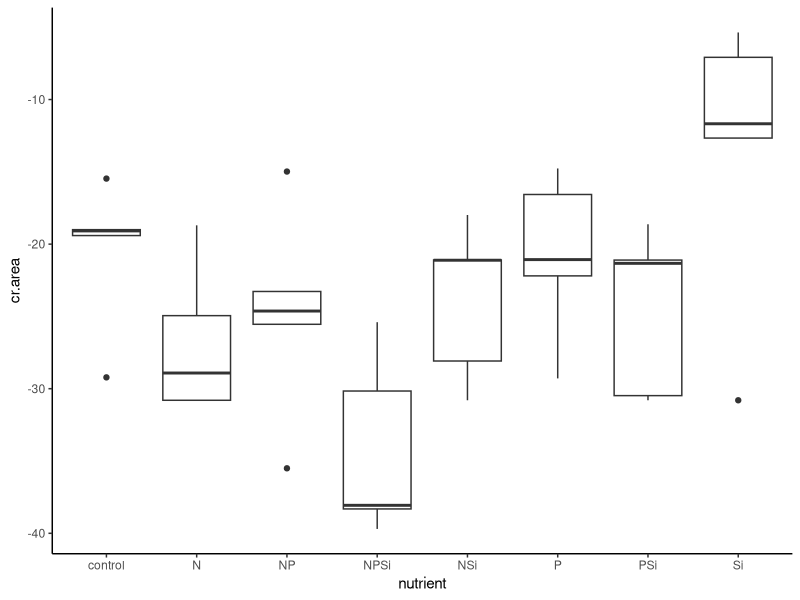
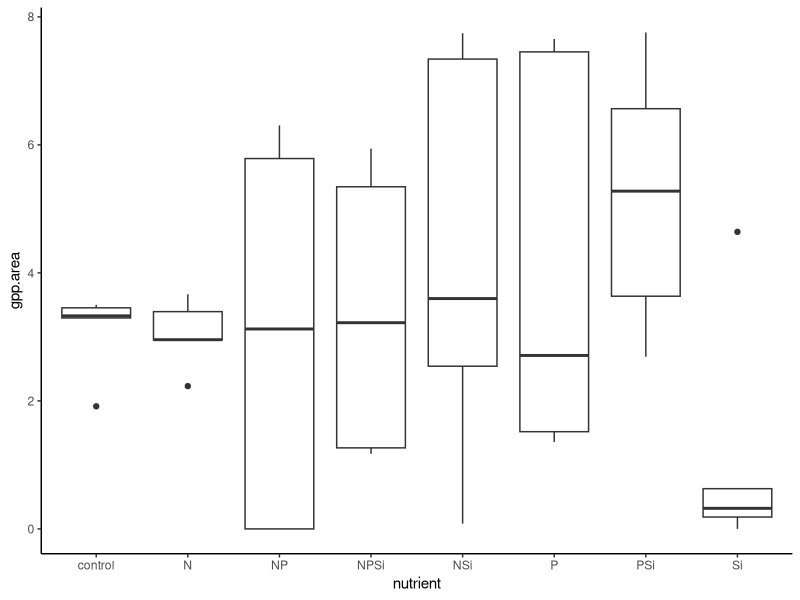
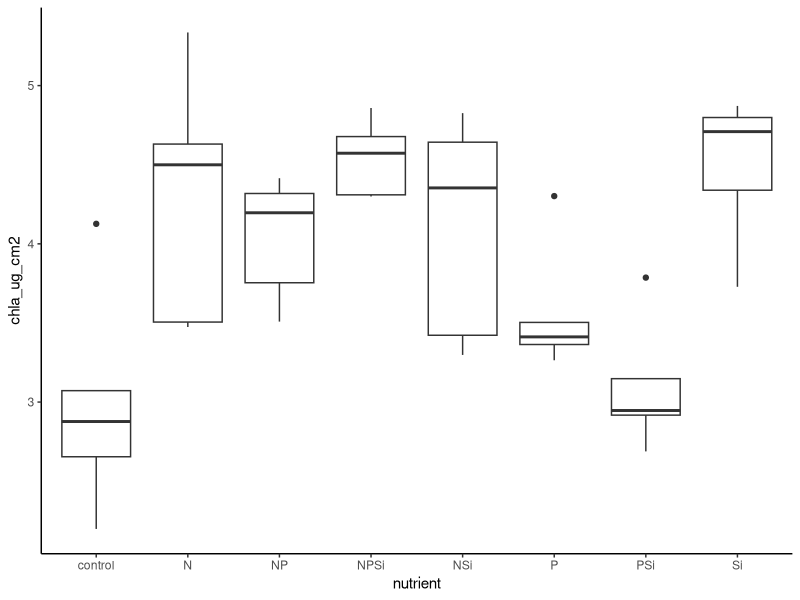

Reproduce these figures in R, in order. (Note: this script raises an error after producing the figures.)
#Author:  Clay Arango
#Creation date: 14-Feb-19
#Script to analyze NDS data from Summer 2018 WSB work with S. Roley and A. Alexiades

#packages

library(nlme)
library(nortest)
library(plyr)
library(dplyr)
library(multcomp)
library(MASS)
library(ggplot2)

#Load data
aht_summer <- read.table(file="aht_summer.csv", header=T, sep=",")

#set variable
d = aht_summer

#evaluate data to make sure factors are correct
names(d)

unique(d$nutrient) #control, N, NP, NPSi, NSi, P, PSi, Si
unique(d$N) #should be 0 and 1
unique(d$P) #should be 0 and 1
unique(d$Si) #should be 0 and 1
unique(d$top) #should be "sponge" and "glass"
#if need to change, use recode function below. 
d$top<-recode(d$top, "cellulose" ="sponge")
str(d)

#convert N and P vand Si alues (0 or 1 for absence or presence) to factors
d$N<-as.factor(d$N)
d$P<-as.factor(d$P)
d$Si<-as.factor(d$Si)
str(d)

#subset data into gpp and cr response
d.cr = subset(d, top=="sponge", data=d)
d.gpp = subset(d, top=="glass", data=d)

#check for outliers and check data entry before calculating NRR.
ggplot(d.cr, aes(x=nutrient, y=cr.area))+geom_boxplot() +theme_classic()
#one low and one high control but seem well-distributed

#calculate nrr for cr
x<-ddply(d.cr, "nutrient", summarise, ave_cr = mean(cr.area, na.rm=T)) #changed to ddply b/c allows
#to specify by column name - I had a csv file with the relevant column in a different position.
x
d.cr$cr.nrr = d.cr$cr.area/-20.436057 #divide by control ave_cr

#check for outliers and check data entry before calculating NRR.
ggplot(d.gpp, aes(x=nutrient, y=gpp.area))+geom_boxplot() +theme_classic()
#one high-ish Si value checks out
ggplot(d.gpp, aes(x=nutrient, y=chla_ug_cm2))+geom_boxplot() +theme_classic()
#one high control checks out, but consider dropping. F6

#calculate nrr for gpp and chla
x<- ddply(d.gpp, "nutrient", summarise, ave_gpp = mean(gpp.area, na.rm=T), ave_chla = mean(chla_ug_cm2, na.rm=T)) 
x
d.gpp$gpp.nrr = d.gpp$gpp.area/3.099015 #divide by control ave_gpp
d.gpp$chla.nrr = d.gpp$chla_ug_cm2/2.985545 #divide by control ave_chla
x1<- ddply(subset(d.gpp, !(nds.id=="F6")), "nutrient", summarise, ave_chla = mean(chla_ug_cm2, na.rm=T)) 
x1
d.gpp$chla.nrr<-d.gpp$chla_ug_cm2/2.700340
  
#now combine into one and export
d.cr$chla.nrr<-NA
d.cr$chla.nrr_1<-NA
d.cr$gpp.nrr<-NA
d.gpp$cr.nrr<-NA
d.nrr<-rbind(d.cr, d.gpp)
d.nrr$site.date<-"aht_summer"
d.nrr$gpp.es<-log(d.nrr$gpp.nrr)
d.nrr$cr.es<-log(d.nrr$cr.nrr)
d.nrr$chla.es<-log(d.nrr$chla.nrr)
d.nrr$chla.es_1<-log(d.nrr$chla.nrr_1)

write.table(d.nrr, "aht_summer_nrr.csv",  sep=",", quote=F, row.names =F)

###############
#plots of NRR
##############
ggplot(data=subset(d.cr, !(nutrient=="control")), aes(x=nutrient, y=cr.nrr))+geom_boxplot()+theme_bw()+
  ylab("CR NRR")+geom_abline(slope = 0, intercept = 1)+
  theme(axis.title.x=element_blank(), panel.grid.minor=element_blank(), panel.grid.major=element_blank())
#Si inhibition; others neutral or limitation

ggplot(data=subset(d.nrr, (top=="sponge")), aes(x=nutrient, y=cr.es))+geom_boxplot()+theme_bw()+
  ylab("CR NRR")+geom_hline(yintercept = 0.7, lty="dashed")+ geom_hline(yintercept = -0.7, lty="dashed")+
  geom_hline(yintercept = -1.385)+
  theme(axis.title.x=element_blank(), panel.grid.minor=element_blank(), panel.grid.major=element_blank())

ggplot(data=d.gpp, aes(x=nutrient, y=gpp.nrr))+geom_boxplot()+theme_bw()+
  ylab("GPP NRR")+geom_abline(slope = 0, intercept = 1)+
  theme(axis.title.x=element_blank(), panel.grid.minor=element_blank(), panel.grid.major=element_blank())
#mostly inhibition

ggplot(data=subset(d.nrr, top =="glass"),aes(x=nutrient, y=gpp.es))+geom_boxplot()+theme_bw()+
  ylab("GPP Effect Size")+geom_hline(yintercept = 0.7, lty="dashed")+
  geom_hline(yintercept = -0.7, lty="dashed")+ geom_hline(yintercept = -1.385)+
  theme(axis.title.x=element_blank(), panel.grid.minor=element_blank(), panel.grid.major=element_blank())

ggplot(data=d.gpp, aes(x=nutrient, y=chla.nrr))+geom_boxplot()+theme_bw()+
  ylab("Chlorophyll-a NRR")+geom_abline(slope = 0, intercept = 1)+ 
  theme(axis.title.x=element_blank(), panel.grid.minor=element_blank(), panel.grid.major=element_blank())

ggplot(data=subset(d.gpp, !(nds.id=="F6")),aes(x=nutrient, y=chla.nrr_1))+geom_boxplot()+theme_bw()+
  ylab("Chlorophyll-a NRR")+geom_abline(slope = 0, intercept = 1)+ 
  theme(axis.title.x=element_blank(), panel.grid.minor=element_blank(), panel.grid.major=element_blank())

ggplot(data=subset(d.nrr, (top=="glass")), aes(x=nutrient, y=chla.es))+geom_boxplot()+theme_bw()+
  ylab("Chla Effect Size")+ geom_hline(yintercept = 0.7, lty="dashed")+    
  theme(axis.title.x=element_blank(), panel.grid.minor=element_blank(), panel.grid.major=element_blank())

ggplot(data=subset(d.nrr, (top=="glass")), aes(x=nutrient, y=chla.es_1))+geom_boxplot()+theme_bw()+
  ylab("Chla Effect Size")+ geom_hline(yintercept = 0.7, lty="dashed")+    
  theme(axis.title.x=element_blank(), panel.grid.minor=element_blank(), panel.grid.major=element_blank())

##########
#NRR Summary Files
#########

GPP_sum<-ddply(d.gpp, "nutrient", summarise, ave_nrr.gpp=mean(gpp.nrr, na.rm=T), sd_nrr.gpp=sd(gpp.nrr, na.rm=T), 
               se_nrr.gpp =(sd(gpp.nrr)/sqrt(sum(!is.na(gpp.nrr)))), 
               ci95_nrr.gpp = (1.96*(sd(gpp.nrr)/sqrt(sum(!is.na(gpp.nrr))))),
               ave_nrr.chla=mean(chla.nrr, na.rm=T), sd_nrr.chla=sd(chla.nrr, na.rm=T), 
               se_nrr.chla =(sd(chla.nrr)/sqrt(sum(!is.na(chla.nrr)))), 
               ci95_nrr.chla = (1.96*(sd(chla.nrr)/sqrt(sum(!is.na(chla.nrr))))))
CR_sum<-ddply(d.cr, "nutrient", summarise, ave_nrr.cr=mean(cr.nrr, na.rm=T), sd_nrr.cr=sd(cr.nrr, na.rm=T), 
              se_nrr.cr =(sd(cr.nrr)/sqrt(sum(!is.na(cr.nrr)))), 
              ci95_nrr.cr = (1.96*(sd(cr.nrr)/sqrt(sum(!is.na(cr.nrr))))))

#now combine into one and export
d.sum<-merge(GPP_sum, CR_sum, by="nutrient")
d.sum$site_date<-"aht_summer"
write.table(d.sum, "reec_summer_summ.csv",  sep=",", quote=F, row.names =F)

############################################################
#analyze RESPIRATION data
############################################################
M1<-gls(cr.area~N*P*Si, data=d.cr, na.action=na.omit)
E1<-residuals(M1)
qqnorm(E1)
qqline(E1)
ad.test(E1)
   #residuals are more-or-less normally distributed, p=0.4456. A lot of wiggle around QQ line
hist(E1) #ok
plot(M1)# a little bit heteroscedastic but not dramatically so. less variation as values increase

plot(filter(d.cr, !is.na(cr.area)) %>% dplyr::select(nutrient), 
     E1, xlab="nutrient", ylab="Residuals")
bartlett.test(cr.area~nutrient, data=d.cr)
   #variance test OK, p = 0.8888

anova(M1)
  #N limitation. P and Si co-limitation (secondary co-limitation??)
#            numDF  F-value p-value
#N               1  13.0729  0.0010
#P               1   5.6370  0.0240
#Si              1   0.2001  0.6577
#N:P             1   0.0790  0.7805
#N:Si            1   1.5230  0.2264
#P:Si            1   7.3806  0.0107
#N:P:Si          1   0.0524  0.8205


##########################################################
#do multiple 2 way ANOVAs to improve our ability to interpret
##########################################################
#N and P
xx = na.omit(subset(d.cr, select = c(N,P,cr.area)))
interaction.plot(xx$N, xx$P, xx$cr.area*-1)

#N and Si
xx = na.omit(subset(d.cr, select = c(N,Si,cr.area)))
interaction.plot(xx$N, xx$Si, xx$cr.area*-1)

#P and Si
xx = na.omit(subset(d.cr, select = c(P,Si,cr.area)))
interaction.plot(xx$P, xx$Si, xx$cr.area*-1) #P offsets negative effect of Si
##########################################################
##########################################################

ggplot(data=d.cr, aes(x=nutrient, y = cr.area))+geom_boxplot()

x <- group_by(d.cr, nutrient) %>%  # Grouping function causes subsequent functions to aggregate by treatment
  summarize(cr.mean = abs(mean(cr.area, na.rm = TRUE)), # na.rm = TRUE to remove missing values
            cr.sd=abs(sd(cr.area, na.rm = TRUE)),  # na.rm = TRUE to remove missing values
            n = sum(!is.na(cr.area)), # of observations, excluding NAs. 
            cr.se=cr.sd/sqrt(n))


#ggsave('output/figures/Aht_summer_CRNRR.tiff',
#       units="in",
#       width=3.25,
#       height=3.25,
#       dpi=1200,
#       compression="lzw")

##########################
#analyze the CHLA data
##########################
M1<-gls(chla_ug_cm2~N*P*Si, data=subset(d.gpp,!nds.id=="F6"), na.action=na.omit) 
E1<-residuals(M1)
qqnorm(E1)
qqline(E1)
ad.test(E1)
#residuals are normal p = 0.651
hist(E1) #ok
plot(M1)# ok

plot(filter(d.gpp, !is.na(chla_ug_cm2)) %>% dplyr::select(nutrient), 
     E1, xlab="nutrient", ylab="Residuals")
bartlett.test(cr.area~nutrient, data=d.cr)
#variance test is OK p = 0.8888

anova(M1) #N limitation, Si limitation, P dampens Si but N overcomes
#N               1   20.5176  0.0001
#P               1    0.6151  0.4388
#Si              1    5.3094  0.0281
#N:P             1    1.7464  0.1960
#N:Si            1    1.7223  0.1990
#P:Si            1    5.1347  0.0306
#N:P:Si          1   20.1955  0.0001

##########################################################
#do multiple 2 way ANOVAs to improve our ability to interpret
##########################################################
#N and P
xx = na.omit(subset(d.gpp1, select = c(N,P,chla_ug_cm2)))
interaction.plot(xx$N, xx$P, xx$chla_ug_cm2)
#N increases chla, w or w/o P

#N and Si
xx = na.omit(subset(d.gpp1, select = c(N,Si,chla_ug_cm2)))
interaction.plot(xx$N, xx$Si, xx$chla_ug_cm2)

#P and Si
xx = na.omit(subset(d.gpp1, select = c(P,Si,chla_ug_cm2)))
interaction.plot(xx$P, xx$Si, xx$chla_ug_cm2)
#decline when P and Si combined, increase with P in absence of Si

############################################################
#analyze the PRODUCTION data
############################################################

M1<-gls(log10(gpp.area+1)~N*P*Si, data=d.gpp, na.action=na.omit) #had to log-transform
E1<-residuals(M1)
qqnorm(E1)
qqline(E1)
ad.test(E1)
  #with log transformation: looks better, p = 0.8947)
  #w/o transformation: residuals not normal (p = 0.012, clear deviation from QQ line)

hist(E1, xlab="residuals", main="")
plot(M1)

plot(filter(d.gpp, !is.na(gpp.area)) %>% dplyr::select(nutrient), 
     E1, xlab="nutrient", ylab="Residuals")
bartlett.test(gpp.area~nutrient, data=d.gpp)
   #variance increases with value, even with transformation. will use kruskal-wallis

ggplot(data=d.gpp, aes(x=nutrient, y = gpp.area))+geom_boxplot()
anova(M1)#doing anova anyway
#nothing significant

kruskal.test(gpp.area~nutrient, data=d.gpp, na.action=na.omit)#kruskal-wallis can only have 1 factor.
